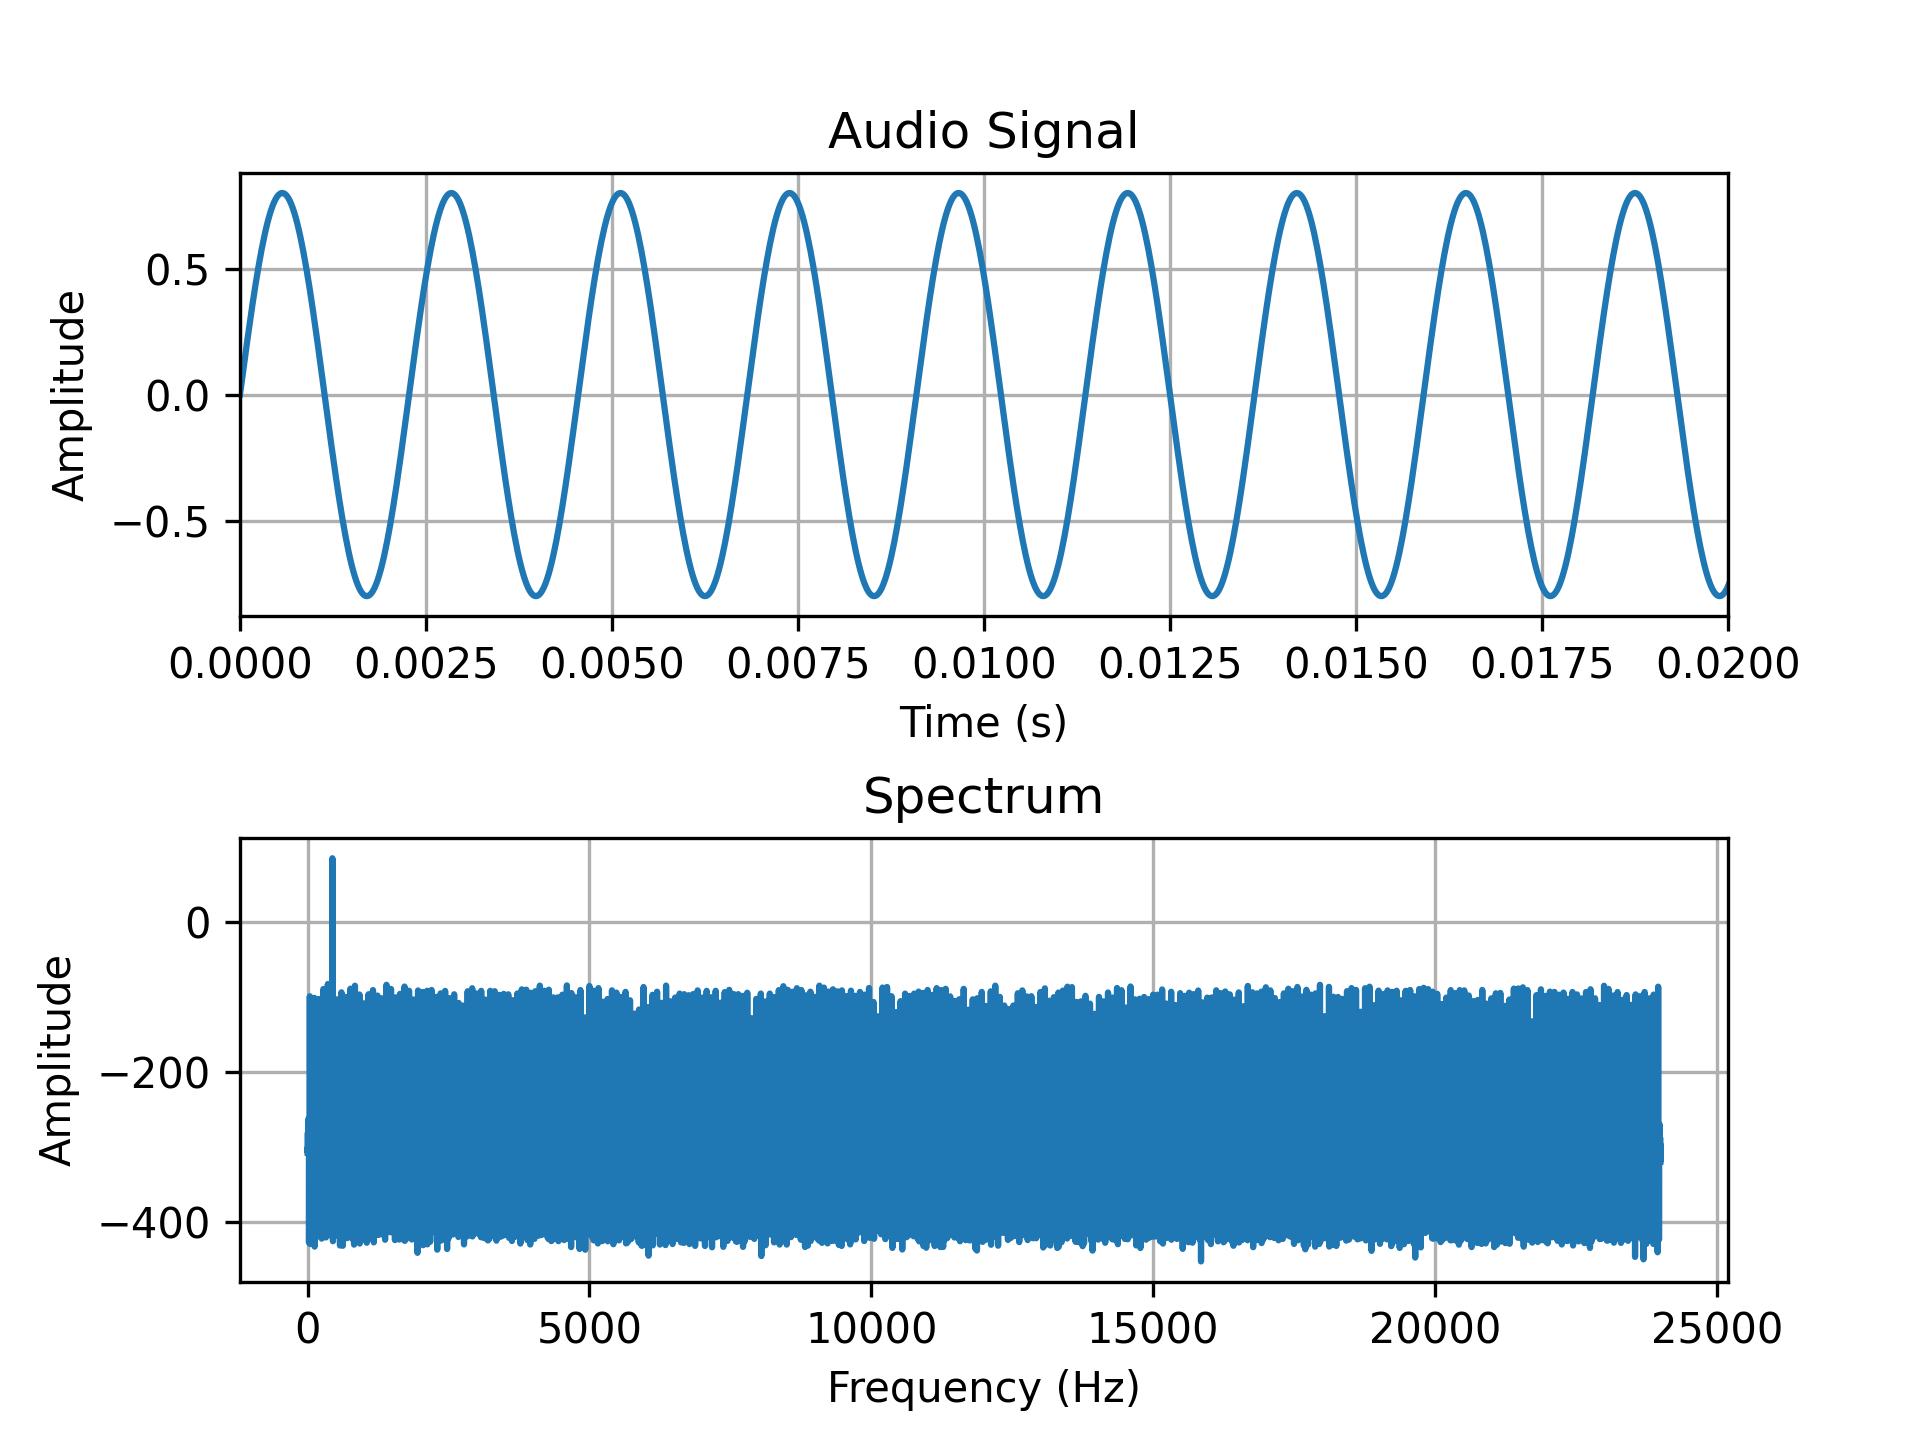

Reproduce this figure in Python.
import numpy as np
import matplotlib.pyplot as plt
import soundfile as sf
import scipy.fftpack as fft


def plotAudio(Signal, Fs, TimeMargin=[0, 0.02]):
    fig, axs = plt.subplots(2, 1)

    x_time = np.arange(len(Signal)) / Fs
    x_frequency = np.arange(0, Fs / 2, Fs / len(Signal))

    spectrum_halved = fft.fft(Signal)[: len(Signal) // 2]
    spectrum_dB = 20 * np.log10(np.abs(spectrum_halved))

    axs[0].plot(x_time, Signal)
    axs[0].set_title("Audio Signal")
    axs[0].set_xlabel("Time (s)")
    axs[0].set_ylabel("Amplitude")
    axs[0].set_xlim(TimeMargin)
    axs[0].grid()

    axs[1].plot(x_frequency, spectrum_dB)
    axs[1].set_title("Spectrum")
    axs[1].set_xlabel("Frequency (Hz)")
    axs[1].set_ylabel("Amplitude")
    axs[1].grid()

    plt.subplots_adjust(hspace=0.5)

    plt.show()
    # plt.savefig("zadanie_2.png", dpi=300)


if __name__ == "__main__":
    # Load the sound
    data, fs = sf.read("SOUND_SIN/sin_440Hz.wav")

    # Plot the sound
    plotAudio(data, fs)
